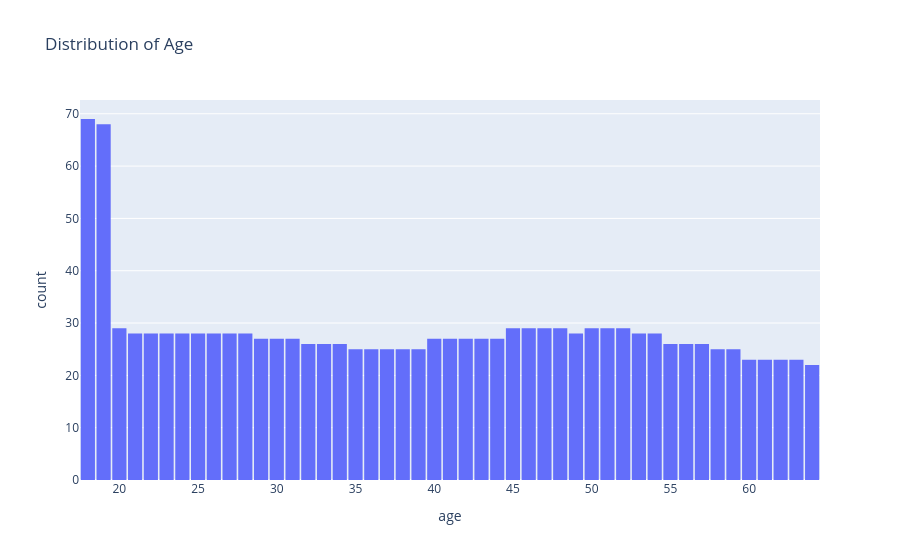

The cell this chart's notebook holds for it:
### Code cell
fig = px.histogram(medical_df, x="age", nbins=47, title="Distribution of Age")
fig.update_layout(bargap=0.1)   
fig.show()

### Figure 1 — Plotly figure (JSON) as saved in the notebook; plotly's stock layout.template omitted (floating-point values rounded to 4 significant figures; data arrays with more than 128 entries replaced by an {"elided": "..."} marker saying what was removed)
{"data": [{"alignmentgroup": "True", "bingroup": "x", "hovertemplate": "age=%{x}<br>count=%{y}<extra></extra>", "legendgroup": "", "marker": {"color": "#636efa", "pattern": {"shape": ""}}, "name": "", "nbinsx": 47, "offsetgroup": "", "orientation": "v", "showlegend": false, "type": "histogram", "x": {"elided": "1338 int values"}, "xaxis": "x", "yaxis": "y"}], "layout": {"bargap": 0.1, "barmode": "relative", "legend": {"tracegroupgap": 0}, "title": {"text": "Distribution of Age"}, "xaxis": {"anchor": "y", "domain": [0, 1], "title": {"text": "age"}}, "yaxis": {"anchor": "x", "domain": [0, 1], "title": {"text": "count"}}}}
